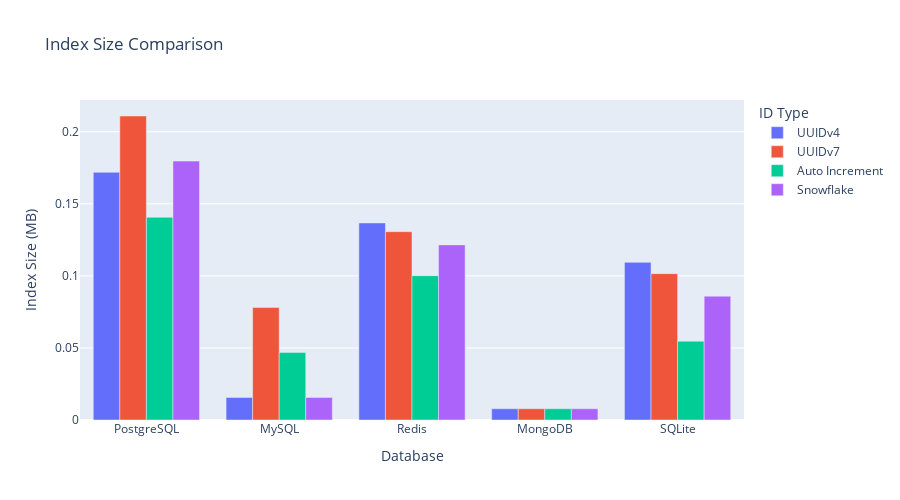

The notebook cell saved with this chart:
### Markdown cell above
**考察:**  
SelectではID長よりもデータ配置が効くため、PostgreSQLとMySQLでSnowflakeやUUIDv7の分布が狭まりP99も低くなる。一方でRedisはヒープ構造が不要なためID種別の差が最小であり、キャッシュ用途ではID設計の自由度が高いと分かる。

### Code cell
fig_index_size = px.bar(
    index_comparison_df,
    x="database",
    y="index_size_mb",
    color="id_type",
    barmode="group",
    title="Index Size Comparison",
    labels={"database": "Database", "index_size_mb": "Index Size (MB)", "id_type": "ID Type"},
    height=500,
)
fig_index_size.show()

### Figure 1 — Plotly figure (JSON) as saved in the notebook; plotly's stock layout.template omitted (floating-point values rounded to 4 significant figures)
{"data": [{"alignmentgroup": "True", "hovertemplate": "ID Type=UUIDv4<br>Database=%{x}<br>Index Size (MB)=%{y}<extra></extra>", "legendgroup": "UUIDv4", "marker": {"color": "#636efa", "pattern": {"shape": ""}}, "name": "UUIDv4", "offsetgroup": "UUIDv4", "orientation": "v", "showlegend": true, "textposition": "auto", "type": "bar", "x": ["PostgreSQL", "MySQL", "Redis", "MongoDB", "SQLite"], "xaxis": "x", "y": [0.1719, 0.01562, 0.1368, 0.007812, 0.1094], "yaxis": "y"}, {"alignmentgroup": "True", "hovertemplate": "ID Type=UUIDv7<br>Database=%{x}<br>Index Size (MB)=%{y}<extra></extra>", "legendgroup": "UUIDv7", "marker": {"color": "#EF553B", "pattern": {"shape": ""}}, "name": "UUIDv7", "offsetgroup": "UUIDv7", "orientation": "v", "showlegend": true, "textposition": "auto", "type": "bar", "x": ["PostgreSQL", "MySQL", "Redis", "MongoDB", "SQLite"], "xaxis": "x", "y": [0.2109, 0.07812, 0.1307, 0.007812, 0.1016], "yaxis": "y"}, {"alignmentgroup": "True", "hovertemplate": "ID Type=Auto Increment<br>Database=%{x}<br>Index Size (MB)=%{y}<extra></extra>", "legendgroup": "Auto Increment", "marker": {"color": "#00cc96", "pattern": {"shape": ""}}, "name": "Auto Increment", "offsetgroup": "Auto Increment", "orientation": "v", "showlegend": true, "textposition": "auto", "type": "bar", "x": ["PostgreSQL", "MySQL", "Redis", "MongoDB", "SQLite"], "xaxis": "x", "y": [0.1406, 0.04688, 0.1001, 0.007812, 0.05469], "yaxis": "y"}, {"alignmentgroup": "True", "hovertemplate": "ID Type=Snowflake<br>Database=%{x}<br>Index Size (MB)=%{y}<extra></extra>", "legendgroup": "Snowflake", "marker": {"color": "#ab63fa", "pattern": {"shape": ""}}, "name": "Snowflake", "offsetgroup": "Snowflake", "orientation": "v", "showlegend": true, "textposition": "auto", "type": "bar", "x": ["PostgreSQL", "MySQL", "Redis", "MongoDB", "SQLite"], "xaxis": "x", "y": [0.1797, 0.01562, 0.1215, 0.007812, 0.08594], "yaxis": "y"}], "layout": {"barmode": "group", "height": 500, "legend": {"title": {"text": "ID Type"}, "tracegroupgap": 0}, "title": {"text": "Index Size Comparison"}, "xaxis": {"anchor": "y", "domain": [0, 1], "title": {"text": "Database"}}, "yaxis": {"anchor": "x", "domain": [0, 1], "title": {"text": "Index Size (MB)"}}}}
